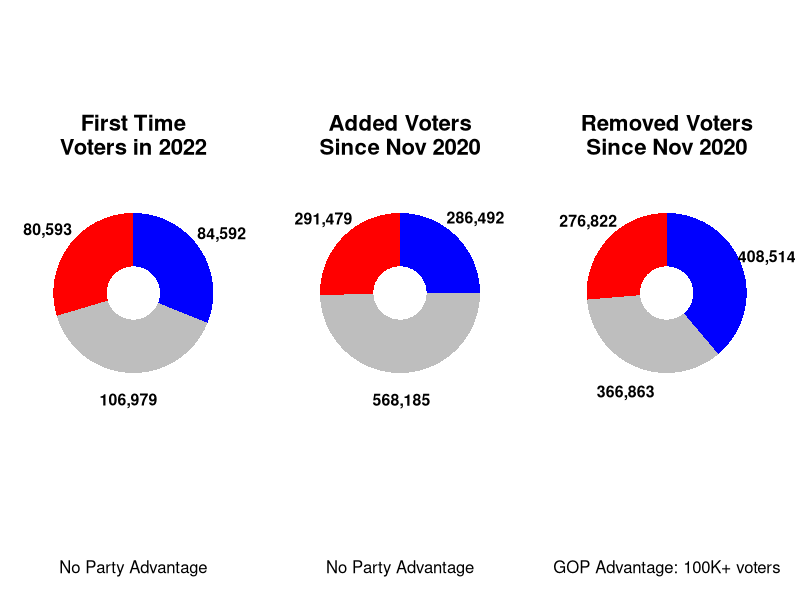
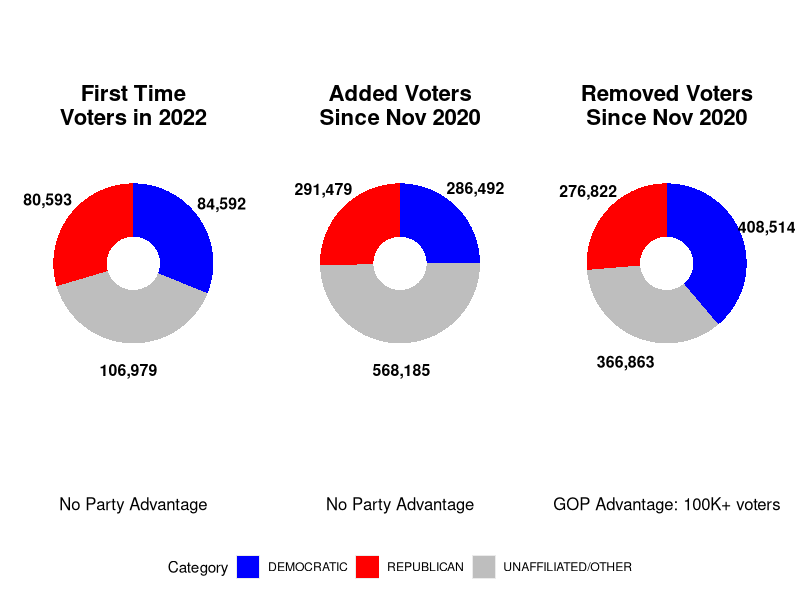
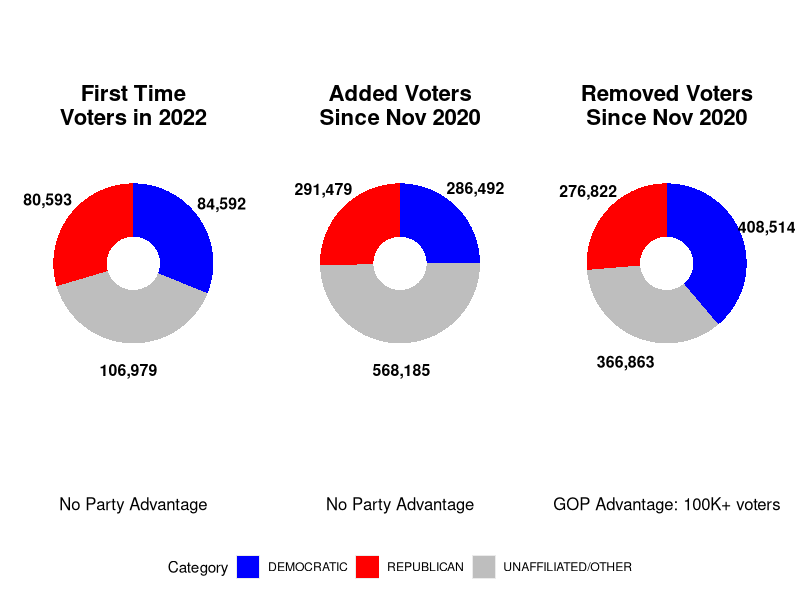

The R script that drew these images, in order:
# Load necessary libraries
library(ggplot2)
library(dplyr)
library(gridExtra)
library(scales) # For comma formatting
library(stringr) # For text wrapping
library(grid) # For textGrob

# Data
new_voters <- data.frame(
  Category = c("DEMOCRATIC", "REPUBLICAN", "UNAFFILIATED/OTHER"),
  Total = c(84592, 80593, 106979)
)

added_voters <- data.frame(
  Category = c("DEMOCRATIC", "REPUBLICAN", "UNAFFILIATED/OTHER"),
  Total = c(286492, 291479, 568185)
)

removed_voters <- data.frame(
  Category = c("DEMOCRATIC", "REPUBLICAN", "UNAFFILIATED/OTHER"),
  Total = c(408514, 276822, 366863)
)

# Reorder the Category factor levels
new_voters <- new_voters %>%
  arrange(match(Category, c("DEMOCRATIC", "UNAFFILIATED/OTHER", "REPUBLICAN")))

added_voters <- added_voters %>%
  arrange(match(Category, c("DEMOCRATIC", "UNAFFILIATED/OTHER", "REPUBLICAN")))

removed_voters <- removed_voters %>%
  arrange(match(Category, c("DEMOCRATIC", "UNAFFILIATED/OTHER", "REPUBLICAN")))

# Function to create donut chart without legend
create_donut_chart <- function(data, title, colors) {
  data <- data %>%
    mutate(Fraction = Total / sum(Total),
           ymax = cumsum(Fraction),
           ymin = c(0, head(ymax, n = -1)),
           Label = paste0(comma(Total))) # Use comma formatting
  
  ggplot(data, aes(ymax = ymax, ymin = ymin, xmax = 4, xmin = 2, fill = Category)) +
    geom_rect() +
    coord_polar(theta = "y") +
    xlim(c(1, 5)) + # Adjust xlim to provide more space for text
    theme_void() +
    theme(
      legend.position = "none",
      plot.title = element_text(hjust = 0.5, face = "bold", size = 16), # Center title, make it bold and larger
      plot.margin = margin(t = 10, r = 0, b = 10, l = 0) # Adjust plot margins if needed
    ) +
    geom_text(aes(label = Label, x = 5, y = (ymin + ymax) / 2), size = 4, color = "black", fontface = "bold") + # Adjust x to 5 for further distance and make numbers bold
    scale_fill_manual(values = colors) +
    labs(title = str_wrap(title, width = 15)) # Wrap title text
}

# Define colors
colors <- c("DEMOCRATIC" = "blue", "REPUBLICAN" = "red", "UNAFFILIATED/OTHER" = "gray")

# Create the charts without legends
new_voters_chart <- create_donut_chart(new_voters, "First Time Voters in 2022", colors)
added_voters_chart <- create_donut_chart(added_voters, "Added Voters Since Nov 2020", colors)
removed_voters_chart <- create_donut_chart(removed_voters, "Removed Voters Since Nov 2020", colors)

# Extract the legend from one of the plots
get_legend <- function(plot) {
  tmp <- ggplot_gtable(ggplot_build(plot))
  leg <- which(sapply(tmp$grobs, function(x) x$name) == "guide-box")
  legend <- tmp$grobs[[leg]]
  return(legend)
}

# Create a dummy plot to extract the legend
dummy_plot <- ggplot(new_voters, aes(x = 1, fill = Category)) +
  geom_bar() +
  scale_fill_manual(values = colors) +
  theme(legend.position = "bottom") +
  labs(fill = "Category")

legend <- get_legend(dummy_plot)

# Create text grobs
new_voters_text <- textGrob("No Party Advantage", gp = gpar(fontsize = 12))# , fontface = "bold"))
added_voters_text <- textGrob("No Party Advantage", gp = gpar(fontsize = 12))#, fontface = "bold"))
removed_voters_text <- textGrob("GOP Advantage: 100K+ voters", gp = gpar(fontsize = 12))#, fontface = "bold"))

# Arrange the plots and texts together
combined_plot <- grid.arrange(
  arrangeGrob(new_voters_chart, new_voters_text, ncol = 1, heights = c(8, 1)),
  arrangeGrob(added_voters_chart, added_voters_text, ncol = 1, heights = c(8, 1)),
  arrangeGrob(removed_voters_chart, removed_voters_text, ncol = 1, heights = c(8, 1)),
  ncol = 3
)

# Display the combined plot with the legend
final_plot <- grid.arrange(
  combined_plot,
  legend,
  ncol = 1,
  heights = c(8, 1) # Adjust heights to accommodate the legend
)

# Display the final plot
grid.newpage()
grid.draw(final_plot)
